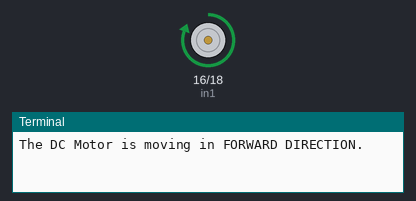
The program below on a simulated Raspberry Pi (header pin numbers). Shown: motor-driver pin pairs drawn as motors (green arrow = first pin HIGH = forward, orange = second pin HIGH = backward, longer = more drive), the last lines printed to the terminal. At 4.0 s the program stops and its outputs stay as they are.

Above: at 0.1 s.
At 2.1 s:
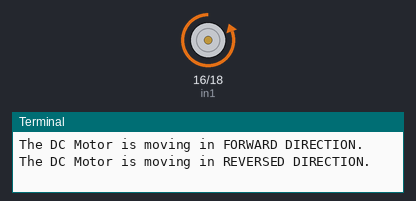
At 4.1 s:
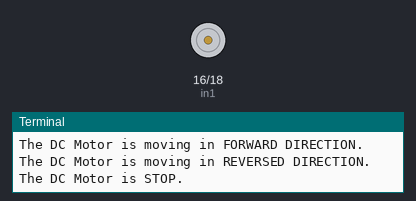
Timing chart, 0 to 5.5 s (numbered marks = the images above):
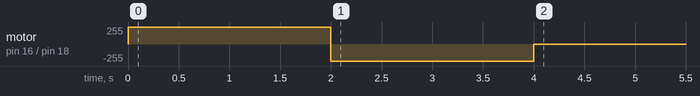

The program:

dc_motor.py
```python
"""
Description:
    This script controls a DC motor via an L298N driver connected to a Raspberry Pi 4.
    It runs the motor forward at full speed for 2 seconds, then stops. GPIO.BOARD
    numbering is used for physical pin assignments. External power is required for the motor.

Author Information:
    Developer: SAAD IQBAL CHAUHAN
    Email: saadchavhan2@gmail.com
    Organization: PBR RESEARCH AMRAVATI
    Website: https://pbrresearch.com/
"""

import RPi.GPIO as GPIO # Import RPi.GPIO library to control Raspberry Pi
import time  # Import time library for adding delays
#Clean up all the ports you've used.
GPIO.cleanup()
# Set GPIO numbering mode to BOARD, using physical pin numbers (1-40)
GPIO.setmode(GPIO.BOARD)
# Define L298N input pins: IN1 on Pin 16, IN2 on Pin 18
in1, in2 = 16, 18
# Configure IN1 (Pin 16) as an output to control motor direction
GPIO.setup(in1, GPIO.OUT)
# Configure IN2 (Pin 18) as an output to control motor direction
GPIO.setup(in2, GPIO.OUT)
# Set IN1 to HIGH (3.3V) and IN2 to LOW (0V) to run motor forward
GPIO.output(in1, GPIO.HIGH)
GPIO.output(in2, GPIO.LOW)
print("The DC Motor is moving in FORWARD DIRECTION.")
# Keep motor running for 2 seconds
time.sleep(2)
# Set IN1 to LOW (0V) and IN2 to HIGH (3.3V) to run motor reversed
GPIO.output(in1, GPIO.LOW)
GPIO.output(in2, GPIO.HIGH)
print("The DC Motor is moving in REVERSED DIRECTION.")
# Keep motor running for 2 seconds
time.sleep(2)
# Set IN1 and IN2 to LOW to stop the motor
GPIO.output(in1, GPIO.LOW)
GPIO.output(in2, GPIO.LOW)
print("The DC Motor is STOP.")
#Clean up all the ports you've used.
GPIO.cleanup()
```

Measured:
- by itself, motor on pin 16 (in1) / pin 18 (in2): stopped → forward 255/255 at 0.00 s, → backward 255/255 2.0 s later, → stopped 2.0 s later
